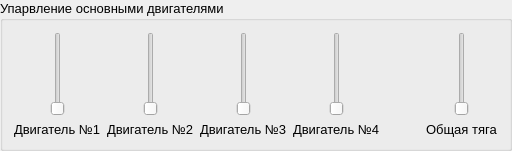
                  <widget class="QGroupBox" name="groupBox_7">
                   <property name="font">
                    <font>
                     <pointsize>10</pointsize>
                    </font>
                   </property>
                   <property name="title">
                    <string>Упарвление основными двигателями</string>
                   </property>
                   <layout class="QHBoxLayout" name="horizontalLayout_21">
                    <item>
                     <layout class="QHBoxLayout" name="horizontalLayout_22">
                      <item>
                       <layout class="QVBoxLayout" name="verticalLayout_5">
                        <item>
                         <widget class="QSlider" name="verticalSlider">
                          <property name="sizePolicy">
                           <sizepolicy hsizetype="Minimum" vsizetype="Expanding">
                            <horstretch>0</horstretch>
                            <verstretch>0</verstretch>
                           </sizepolicy>
                          </property>
                          <property name="orientation">
                           <enum>Qt::Vertical</enum>
                          </property>
                         </widget>
                        </item>
                        <item>
                         <widget class="QLabel" name="label_8">
                          <property name="text">
                           <string>Двигатель №1</string>
                          </property>
                         </widget>
                        </item>
                       </layout>
                      </item>
                      <item>
                       <layout class="QVBoxLayout" name="verticalLayout_12">
                        <item>
                         <widget class="QSlider" name="verticalSlider_2">
                          <property name="sizePolicy">
                           <sizepolicy hsizetype="Minimum" vsizetype="Expanding">
                            <horstretch>0</horstretch>
                            <verstretch>0</verstretch>
                           </sizepolicy>
                          </property>
                          <property name="orientation">
                           <enum>Qt::Vertical</enum>
                          </property>
                         </widget>
                        </item>
                        <item>
                         <widget class="QLabel" name="label_9">
                          <property name="text">
                           <string>Двигатель №2</string>
                          </property>
                         </widget>
                        </item>
                       </layout>
                      </item>
                      <item>
                       <layout class="QVBoxLayout" name="verticalLayout_13">
                        <item>
                         <widget class="QSlider" name="verticalSlider_3">
                          <property name="sizePolicy">
                           <sizepolicy hsizetype="Minimum" vsizetype="Expanding">
                            <horstretch>0</horstretch>
                            <verstretch>0</verstretch>
                           </sizepolicy>
                          </property>
                          <property name="orientation">
                           <enum>Qt::Vertical</enum>
                          </property>
                         </widget>
                        </item>
                        <item>
                         <widget class="QLabel" name="label_18">
                          <property name="minimumSize">
                           <size>
                            <width>77</width>
                            <height>13</height>
                           </size>
                          </property>
                          <property name="text">
                           <string>Двигатель №3</string>
                          </property>
                         </widget>
                        </item>
                       </layout>
                      </item>
                      <item>
                       <layout class="QVBoxLayout" name="verticalLayout_14">
                        <item>
                         <widget class="QSlider" name="verticalSlider_4">
                          <property name="sizePolicy">
                           <sizepolicy hsizetype="Minimum" vsizetype="Expanding">
                            <horstretch>0</horstretch>
                            <verstretch>0</verstretch>
                           </sizepolicy>
                          </property>
                          <property name="orientation">
                           <enum>Qt::Vertical</enum>
                          </property>
                         </widget>
                        </item>
                        <item>
                         <widget class="QLabel" name="label_37">
                          <property name="text">
                           <string>Двигатель №4</string>
                          </property>
                         </widget>
                        </item>
                       </layout>
                      </item>
                      <item>
                       <spacer name="horizontalSpacer_5">
                        <property name="orientation">
                         <enum>Qt::Horizontal</enum>
                        </property>
                        <property name="sizeType">
                         <enum>QSizePolicy::Ignored</enum>
                        </property>
                        <property name="sizeHint" stdset="0">
                         <size>
                          <width>40</width>
                          <height>20</height>
                         </size>
                        </property>
                       </spacer>
                      </item>
                      <item>
                       <layout class="QVBoxLayout" name="verticalLayout_15">
                        <item>
                         <widget class="QSlider" name="verticalSlider_5">
                          <property name="sizePolicy">
                           <sizepolicy hsizetype="Minimum" vsizetype="Expanding">
                            <horstretch>0</horstretch>
                            <verstretch>0</verstretch>
                           </sizepolicy>
                          </property>
                          <property name="orientation">
                           <enum>Qt::Vertical</enum>
                          </property>
                         </widget>
                        </item>
                        <item>
                         <widget class="QLabel" name="label_38">
                          <property name="text">
                           <string>Общая тяга</string>
                          </property>
                         </widget>
                        </item>
                       </layout>
                      </item>
                     </layout>
                    </item>
                   </layout>
                  </widget>
